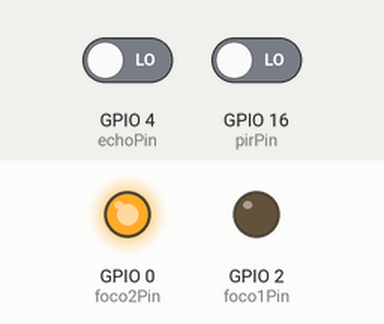
Simulated run of this sketch. Board: ESP8266 (NodeMCU). Shown: output pins drawn as LEDs (lit = HIGH). The inputs (shaded band) are chosen by the test bench; at power-on: GPIO 16 (pirPin) LOW, GPIO 4 (echoPin) LOW. WiFi joins after 1.5 s; servers stay silent unless stated.

Above: at 3.0 s.
3.1 s: GPIO 16 (pirPin) driven HIGH
At 5.5 s:
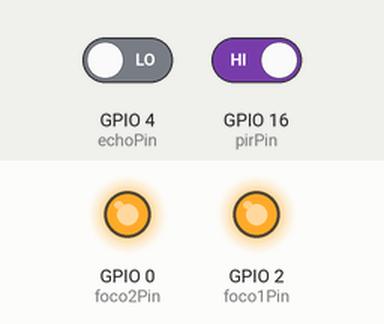
6.3 s: GPIO 16 (pirPin) driven LOW
At 9.1 s:
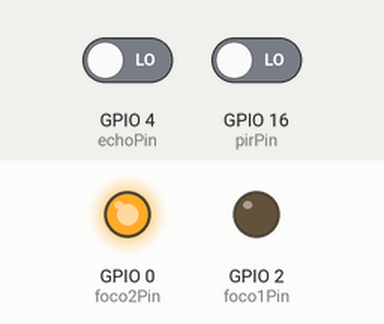
Timing chart, 0 to 10.6 s (numbered marks = the images above; inputs shaded):
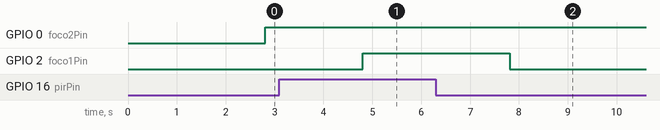

Measured:
- after the input at 3.1 s, GPIO 2 (foco1Pin): LOW → HIGH after 1.7 s
- after the input at 6.3 s, GPIO 2 (foco1Pin): HIGH → LOW after 1.5 s

The sketch:

proyectoEfren.ino
```cpp
// esta macro se usa para guardar el token de autenticación de la aplicación BLYNK que interactúa con la tarjeta ESP8266
#define BLYNK_AUTH_TOKEN "nIHV1KdtkVm8wGutlAN6wNo59D3Ag5Ci"

// esta macro se usa para definir la función de la librería BLYNK que imprime los resultados de sobre la interfaz de la aplicación
#define BLYNK_PRINT Serial

//aquí se manda implementa la librería de la comunicación wifi de la tarjeta ESP8266
#include <ESP8266WiFi.h>

//aquí se manda implementa la librería de la aplicación BLYNK que interactúa con la tarjeta
#include <BlynkSimpleEsp8266.h>

// aqui se definen los nombres de los pines y su numero ID

// este es el pin para la lectura del sensor de movimiento
#define pirPin 16

// este es el pin para la emisión de ondas del sensor ultrasónico
#define trigPin 5

// este es el pin para la lectura del sensor ultrasónico que captura las ondas que emite el sensor
#define echoPin 4

// este es el pin para la señal de salida del foco 1
#define foco1Pin 2

// este es el pin para la señal de salida del foco 2
#define foco2Pin 0

//aquí se definen el nombre de la red y su contraseña donde va a operar la comunicación
char ssid[] = "INFINITUM636F";
char pass[] = "rB4L4Zay8E";

// esta variable va a guardar la señal que leerá el sensor de movimiento
int pirValor;

// esta variable va a guardar el valor de la distancia que calcula el sensor ultrasónico
int distance;

// esta variable guarda el valor capturado el pin "echo" del sensor ultrasónico
long duration;

//aquí se inicializan el comportamiento de los pines y los métodos de inicio de las bibliotecas
void setup()
{
// establece la frecuencia de comunicación del puerto serial
  Serial.begin(115200);

//inicializa el servidor de la aplicación BLYNK
  Blynk.begin(BLYNK_AUTH_TOKEN, ssid, pass);
  // You can also specify server:
  //Blynk.begin(BLYNK_AUTH_TOKEN, ssid, pass, "blynk.cloud", 80);
  //Blynk.begin(BLYNK_AUTH_TOKEN, ssid, pass, IPAddress(192,168,1,100), 8080);

//aquí se establece cómo se comportará cada pin
  pinMode(pirPin,INPUT);
  pinMode(trigPin,INPUT);
  pinMode(echoPin,INPUT);
  pinMode(foco1Pin,OUTPUT);
  pinMode(foco2Pin,OUTPUT);

}

// este método obtiene la lectura del sensor de movimiento
void pirSensor()
{
// se guardan los datos de la lectura del PIN del sensor de movimiento con la función "digital read"
  pirValor = digitalRead(pirPin);

// se escriben esos datos en el widget de la aplicación BLYNK por medio del PIN virtual v1
  Blynk.virtualWrite(V1, pirValor);

}

// este método obtiene la lectura del sensor ultrasónico
void distanceSensor(){

//aquí se apaga la señal al pin disparador en el sensor ultrasónico
  digitalWrite(trigPin, LOW);

  //se hace un retardo de 2 microsegundos
  delayMicroseconds(2);

//aquí se enciende la señal al pin disparador en el sensor ultrasónico
  digitalWrite(trigPin, HIGH);

  //se hace un retardo de 10 microsegundos
  delayMicroseconds(10);

//aquí se apaga la señal al pin disparador en el sensor ultrasónico
  digitalWrite(trigPin, LOW);

  // se toma la lectura del pin "echo" en microsegundos
  duration = pulseIn(echoPin, HIGH);

// se calcula la distancia
  distance = duration * 0.034 / 2;

  //Serial.print("Distance = ");        //Output distance on arduino serial monitor
  //Serial.println(distance);

// se escriben esos datos en el widget de la aplicación BLYNK por medio del PIN virtual v0
  Blynk.virtualWrite(V0, distance);
}

//Este método corre todo el programa sobre la tarjeta.
void loop()
{
//Se ejecuta la interacción con la aplicación.
  Blynk.run();

//Se ejecuta el método del sensor de movimiento.
  pirSensor();

//Se ejecuta el método del sensor ultrasónico.
  distanceSensor();

// este if expresa que si se detecta movimiento por parte del sensor de movimiento, se mandará una señal al foco y para encenderse
  if (pirValor == HIGH)
  {
    digitalWrite(foco1Pin, HIGH);
  }
  else{
    digitalWrite(foco1Pin, LOW);

  }


// este if expresa que si la distancia calculada por el sensor ultrasónico es menor a 15 cm, se mandará una señal al foco 2 para encenderse
  if(distance <= 15){
    digitalWrite(foco2Pin, HIGH);
  }
  else{
    digitalWrite(foco2Pin, LOW);
  }

}

/* la principal limitante de la implementación es que por el momento
   solo es posible establecerlo sobre una red local
*/

/* los principios que se cumplen de código limpio son "los nombres son importantes", ya que
   se especifica cada nombre lo más explícito posible y qué ejemplo es el nombre del método
   que calcula la distancia.

   Otro principio es "Debes ser el verdadero autor del código", ya que las funciones solo
   contienen el código necesario para funcionar correctamente y un ejemplo es la función
   "pirSensor", que solo contiene 2 líneas de código

   El último principio que cumplen es "DRY (Don’t Repeat Yourself)", ya que no hay repetición de
   funciones o variables que induzcan a ambigüedades que confundan al programador y su propia
   ejecución.
*/
```
